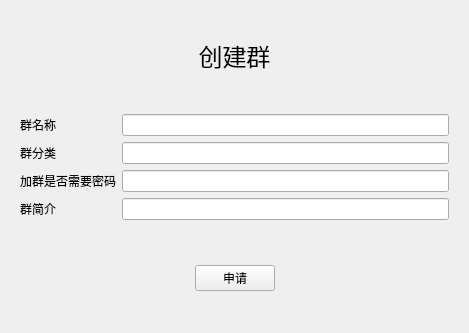
<?xml version="1.0" encoding="UTF-8"?>
<ui version="4.0">
 <class>CreateGroupPage</class>
 <widget class="QWidget" name="CreateGroupPage">
  <property name="geometry">
   <rect>
    <x>0</x>
    <y>0</y>
    <width>469</width>
    <height>333</height>
   </rect>
  </property>
  <property name="windowTitle">
   <string>Form</string>
  </property>
  <layout class="QVBoxLayout" name="verticalLayout">
   <item>
    <widget class="QLabel" name="label">
     <property name="font">
      <font>
       <pointsize>18</pointsize>
       <bold>false</bold>
      </font>
     </property>
     <property name="text">
      <string>创建群</string>
     </property>
     <property name="alignment">
      <set>Qt::AlignCenter</set>
     </property>
    </widget>
   </item>
   <item>
    <widget class="QWidget" name="widget" native="true">
     <layout class="QFormLayout" name="formLayout">
      <item row="0" column="0">
       <widget class="QLabel" name="label_2">
        <property name="text">
         <string>群名称</string>
        </property>
       </widget>
      </item>
      <item row="0" column="1">
       <widget class="QLineEdit" name="lineEdit"/>
      </item>
      <item row="1" column="0">
       <widget class="QLabel" name="label_3">
        <property name="text">
         <string>群分类</string>
        </property>
       </widget>
      </item>
      <item row="1" column="1">
       <widget class="QLineEdit" name="lineEdit_2"/>
      </item>
      <item row="2" column="0">
       <widget class="QLabel" name="label_4">
        <property name="text">
         <string>加群是否需要密码</string>
        </property>
       </widget>
      </item>
      <item row="2" column="1">
       <widget class="QLineEdit" name="lineEdit_3"/>
      </item>
      <item row="3" column="0">
       <widget class="QLabel" name="label_5">
        <property name="text">
         <string>群简介</string>
        </property>
       </widget>
      </item>
      <item row="3" column="1">
       <widget class="QLineEdit" name="lineEdit_4"/>
      </item>
     </layout>
    </widget>
   </item>
   <item>
    <widget class="QWidget" name="widget_2" native="true">
     <layout class="QHBoxLayout" name="horizontalLayout">
      <item>
       <spacer name="horizontalSpacer_2">
        <property name="orientation">
         <enum>Qt::Horizontal</enum>
        </property>
        <property name="sizeHint" stdset="0">
         <size>
          <width>40</width>
          <height>20</height>
         </size>
        </property>
       </spacer>
      </item>
      <item>
       <widget class="QPushButton" name="pushButton">
        <property name="text">
         <string>申请</string>
        </property>
       </widget>
      </item>
      <item>
       <spacer name="horizontalSpacer">
        <property name="orientation">
         <enum>Qt::Horizontal</enum>
        </property>
        <property name="sizeHint" stdset="0">
         <size>
          <width>40</width>
          <height>20</height>
         </size>
        </property>
       </spacer>
      </item>
     </layout>
    </widget>
   </item>
  </layout>
 </widget>
 <resources/>
 <connections/>
</ui>
